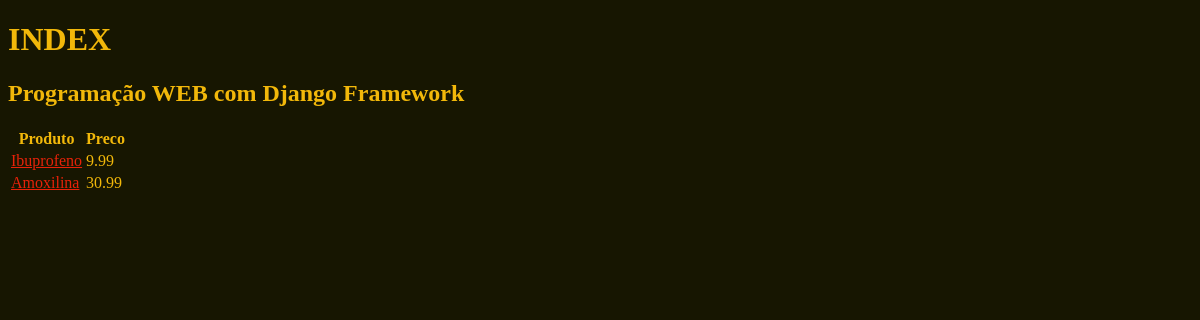
The app's page /, older data.
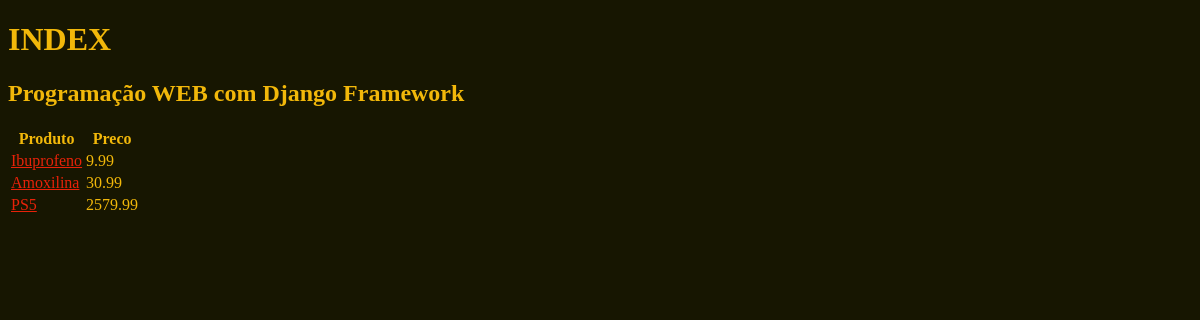
The same page, newer data.
### core/models.py (models this page shows, shortened)
class Produto(models.Model):
	nome = models.CharField('Nome', max_length=100)
	preco = models.DecimalField('Preço', decimal_places=2, max_digits=7)
	estoque = models.IntegerField('Quantidade em Estoque')

### core/views.py (the view)
def index(request):
    print(dir(request.user))
    print(f'User: { request.user }')
    produtos = Produto.objects.all()
    context = {
        'curso': 'Programação WEB com Django Framework',
        'produtos': produtos
    }
    return render(request, 'index.html', context)

### core/templates/index.html (shortened to what this page needs)
{% load static %}
<!DOCTYPE html>
<html lang="pt-br">
<head>
    <link rel="stylesheet" href="{% static  'css/style.css' %}"/>
</head>
<body>
    <h1>INDEX</h1>
    <span><h2>{{ curso }}</h2></span>
    <table>
        <thead>
            <th>Produto</th>
            <th>Preco</th>
        </thead>
        <tbody>
            {% for produto in produtos %}
                <tr>
                    <td><a href="{% url 'produto' produto.pk %}">{{ produto.nome }}</a></td>
                    <td>{{ produto.preco }}</td>
                </tr>
            {% endfor %}
        </tbody>
    </table>
</body>
</html>

### core/static/css/style.css (style rules this page uses)
body { background-color: #171601; color: #F2B80A; }
a { color: #E82209; }

Row changes from the older to the newer data that the page shows:
added Produto: nome "PS5", preco "2579.99"
